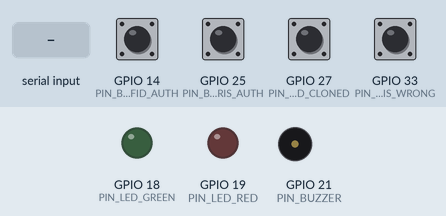
A sketch run on a simulated ESP32. Shown: output pins drawn as LEDs (lit = HIGH), buzzer (waves = sounding). Dashed ring = blinking. Inputs (shaded band) come from the test bench; at power-on: GPIO 14 (PIN_BTN_RFID_AUTH), GPIO 25 (PIN_BTN_IRIS_AUTH), GPIO 27 (PIN_BTN_RFID_CLONED), GPIO 33 (PIN_BTN_IRIS_WRONG) HIGH. What the sketch prints to the serial monitor is not drawn.

Above: at 1.3 s.
1.4 s: GPIO 27 (PIN_BTN_RFID_CLONED) pulled LOW for 0.15 s
At 3.03 s:
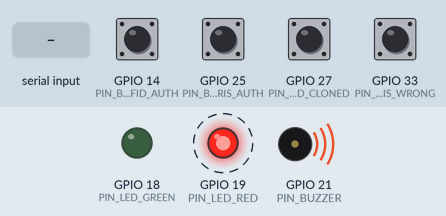
4.5 s: "test1\n" received over Serial
At 7.4 s:
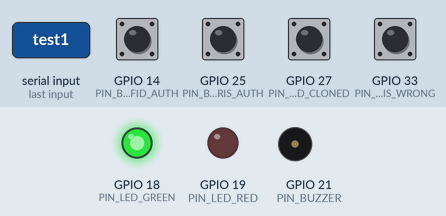
7.5 s: GPIO 25 (PIN_BTN_IRIS_AUTH) driven LOW
10.5 s: GPIO 14 (PIN_BTN_RFID_AUTH) pulled LOW for 0.15 s
At 13.25 s:
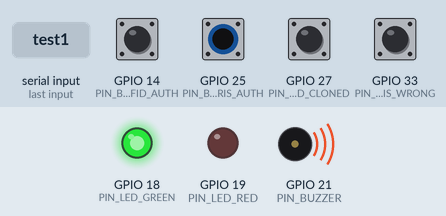
13.5 s: GPIO 33 (PIN_BTN_IRIS_WRONG) driven LOW
16.5 s: GPIO 33 (PIN_BTN_IRIS_WRONG) driven HIGH
At 17.3 s:
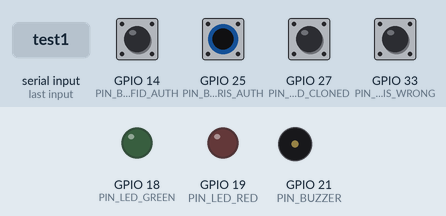
Timing chart, 0 to 19.5 s (numbered marks = the images above; inputs shaded):
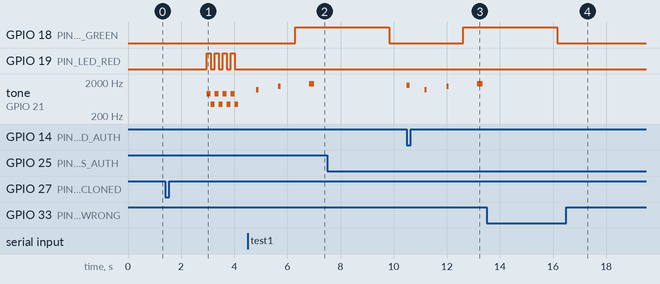

The sketch:

sketch_http.ino
```cpp
/*
 * SENTINEL-X ESP32 Virtual Physical Security Controller
 * Multi-Factor Authentication: RFID + Iris Biometrics + Door + Dual Alarm Sirens
 *
 * Supports Interactive Pushbuttons & Serial Commands:
 * - Type "test1": Authorized RFID + Authorized Iris -> DOOR UNLOCKED & OPEN
 * - Type "test2": Cloned RFID -> ACCESS DENIED, DOOR LOCKED, ALARM ON
 * - Type "test3": Valid RFID + Wrong Iris -> ACCESS DENIED (Possible stolen credential), DOOR LOCKED, ALARM ON
 */

#define PIN_PIR 13
#define PIN_BTN_RFID_AUTH 14
#define PIN_BTN_RFID_CLONED 27
#define PIN_BTN_IRIS_AUTH 25
#define PIN_BTN_IRIS_WRONG 33
#define PIN_LED_GREEN 18
#define PIN_LED_RED 19
#define PIN_BUZZER 21

bool rfidVerified = false;
bool alarmActive = false;
unsigned long lastHeartbeat = 0;
const unsigned long HEARTBEAT_INTERVAL = 20000;

void setup() {
  Serial.begin(115200);
  delay(100);

  pinMode(PIN_PIR, INPUT);
  pinMode(PIN_BTN_RFID_AUTH, INPUT_PULLUP);
  pinMode(PIN_BTN_RFID_CLONED, INPUT_PULLUP);
  pinMode(PIN_BTN_IRIS_AUTH, INPUT_PULLUP);
  pinMode(PIN_BTN_IRIS_WRONG, INPUT_PULLUP);

  pinMode(PIN_LED_GREEN, OUTPUT);
  pinMode(PIN_LED_RED, OUTPUT);
  pinMode(PIN_BUZZER, OUTPUT);

  digitalWrite(PIN_LED_GREEN, LOW);
  digitalWrite(PIN_LED_RED, LOW);
  digitalWrite(PIN_BUZZER, LOW);

  Serial.println("\n==================================================");
  Serial.println("   SENTINEL-X CYBER-PHYSICAL ACCESS CONTROLLER    ");
  Serial.println("   Perimeter Node: SERVER ROOM A | Firm: v3.1.0   ");
  Serial.println("==================================================");
  Serial.println("Ready. Type 'test1', 'test2', or 'test3' in Serial,");
  Serial.println("or press physical buttons on the virtual board.\n");

  printTelemetry("SENSOR_HEARTBEAT", "GATEWAY-A-01", "SENSOR-NET-A-01", "INFO", "{\"status\":\"ONLINE\",\"room\":\"ROOM-SERVER-A\"}");
}

void loop() {
  // 1. Check Serial Commands
  if (Serial.available() > 0) {
    String cmd = Serial.readStringUntil('\n');
    cmd.trim();
    cmd.toLowerCase();

    if (cmd == "test1" || cmd == "1") {
      runTest1();
    } else if (cmd == "test2" || cmd == "2") {
      runTest2();
    } else if (cmd == "test3" || cmd == "3") {
      runTest3();
    } else if (cmd == "reset") {
      resetSystem();
    }
  }

  // 2. Button 1: Authorized RFID Button (Active LOW)
  if (digitalRead(PIN_BTN_RFID_AUTH) == LOW) {
    rfidVerified = true;
    Serial.println("\n[RFID READER] Authorized Badge Scanned: Dr. V. Solanki");
    tone(PIN_BUZZER, 1600, 100);
    printTelemetry("RFID_VERIFIED", "RFID-GATE-01", "SENSOR-RFID-A-01", "INFO", "{\"badge_id\":\"AUTH_BADGE_004\",\"registered_user\":\"Dr. V. Solanki\",\"status\":\"VERIFIED\"}");
    delay(600);
  }

  // 3. Button 2: Cloned RFID Button (Active LOW)
  if (digitalRead(PIN_BTN_RFID_CLONED) == LOW) {
    runTest2();
    delay(600);
  }

  // 4. Button 3: Authorized Iris Button (Active LOW)
  if (digitalRead(PIN_BTN_IRIS_AUTH) == LOW) {
    if (rfidVerified) {
      runTest1();
    } else {
      Serial.println("\n[IRIS SCANNER] Iris presented but RFID not yet swiped. Presentation logged.");
      printTelemetry("IRIS_VERIFIED", "IRIS-SCANNER-01", "SENSOR-IRIS-A-01", "INFO", "{\"iris_match\":true,\"subject\":\"Dr. V. Solanki\",\"status\":\"VERIFIED\"}");
    }
    delay(600);
  }

  // 5. Button 4: Wrong Iris Button (Active LOW) -> Triggers Test 3
  if (digitalRead(PIN_BTN_IRIS_WRONG) == LOW) {
    runTest3();
    delay(600);
  }

  // 6. Periodic Heartbeat
  if (millis() - lastHeartbeat > HEARTBEAT_INTERVAL) {
    lastHeartbeat = millis();
    printTelemetry("SENSOR_HEARTBEAT", "GATEWAY-A-01", "SENSOR-NET-A-01", "INFO", "{\"uptime_ms\":millis()}");
  }

  delay(40);
}

// ==========================================
// TEST 1: Authorized RFID + Authorized Iris
// RFID VERIFIED IRIS VERIFIED ACCESS GRANTED DOOR UNLOCK DOOR OPEN
// ==========================================
void runTest1() {
  Serial.println("\n>>> INITIATING TEST 1: Authorized RFID + Authorized Iris <<<");
  digitalWrite(PIN_LED_RED, LOW);
  alarmActive = false;

  // Step 1: RFID Verified
  Serial.println("[STEP 1/4] RFID SCAN: Authorized Badge Presented (Dr. V. Solanki)");
  printTelemetry("RFID_VERIFIED", "RFID-GATE-01", "SENSOR-RFID-A-01", "INFO", "{\"badge_id\":\"AUTH_BADGE_004\",\"registered_user\":\"Dr. V. Solanki\",\"status\":\"VERIFIED\"}");
  tone(PIN_BUZZER, 1200, 80);
  delay(800);

  // Step 2: Iris Verified
  Serial.println("[STEP 2/4] IRIS SCAN: Biometric Match Confirmed (Dr. V. Solanki)");
  printTelemetry("IRIS_VERIFIED", "IRIS-SCANNER-01", "SENSOR-IRIS-A-01", "INFO", "{\"iris_match\":true,\"subject\":\"Dr. V. Solanki\",\"confidence\":0.99,\"status\":\"VERIFIED\"}");
  tone(PIN_BUZZER, 1500, 80);
  delay(600);

  // Step 3: Access Granted
  Serial.println("[STEP 3/4] ACCESS CONTROLLER: Multi-factor Verified -> ACCESS GRANTED");
  printTelemetry("ACCESS_GRANTED", "GATEWAY-A-01", "SENSOR-NET-A-01", "INFO", "{\"auth_method\":\"MULTI_FACTOR_RFID_IRIS\",\"subject\":\"Dr. V. Solanki\",\"status\":\"GRANTED\"}");
  digitalWrite(PIN_LED_GREEN, HIGH);
  delay(500);

  // Step 4: Door Unlock & Open
  Serial.println("[STEP 4/4] DOOR CONTROLLER: Solenoid Retracted -> DOOR UNLOCK DOOR OPEN");
  printTelemetry("DOOR_STATE", "DOOR-A-01", "SENSOR-DOOR-A-01", "INFO", "{\"state\":\"UNLOCKED_AND_OPEN\",\"door_angle\":85,\"alarm\":\"OFF\"}");
  tone(PIN_BUZZER, 1800, 200);

  Serial.println("\n==================================================");
  Serial.println("EXPECTED TEST 1 RESULT:");
  Serial.println("RFID VERIFIED IRIS VERIFIED ACCESS GRANTED DOOR UNLOCK DOOR OPEN");
  Serial.println("==================================================\n");

  rfidVerified = false;
  delay(3000);
  digitalWrite(PIN_LED_GREEN, LOW);
}

// ==========================================
// TEST 2: Cloned RFID
// CLONED RFID ACCESS DENIED DOOR LOCKED ALARM ON
// ==========================================
void runTest2() {
  Serial.println("\n>>> INITIATING TEST 2: Cloned RFID Attack Attempt <<<");
  digitalWrite(PIN_LED_GREEN, LOW);
  alarmActive = true;

  // Step 1: Cloned RFID
  Serial.println("[STEP 1/4] RFID SCAN: Cloned UID Presented (0xE20045A1) -> CLONED RFID");
  printTelemetry("CLONED_RFID", "RFID-GATE-01", "SENSOR-RFID-A-01", "HIGH", "{\"badge_id\":\"CLONED_UID_E20045A1\",\"cloned\":true,\"status\":\"CLONED_DETECTED\"}");
  delay(600);

  // Step 2: Access Denied
  Serial.println("[STEP 2/4] ACCESS CONTROLLER: Cloned Signature -> ACCESS DENIED");
  printTelemetry("ACCESS_DENIED_CLONED", "GATEWAY-A-01", "SENSOR-NET-A-01", "HIGH", "{\"reason\":\"CLONED RFID DETECTED\",\"access\":\"DENIED\",\"door\":\"LOCKED\"}");
  delay(400);

  // Step 3: Door Locked
  Serial.println("[STEP 3/4] DOOR CONTROLLER: High-Security Magnetic Seal -> DOOR LOCKED");
  printTelemetry("DOOR_STATE", "DOOR-A-01", "SENSOR-DOOR-A-01", "HIGH", "{\"state\":\"LOCKED\",\"door_angle\":0,\"locked\":true}");
  delay(400);

  // Step 4: Alarm On
  Serial.println("[STEP 4/4] ALARM SIREN: Dual Interior + Exterior Strobes -> ALARM ON");
  printTelemetry("ALARM_STATE", "ALARM-SIREN-01", "SENSOR-ALARM-A-01", "HIGH", "{\"siren\":\"ON\",\"strobe\":\"ACTIVE\",\"alarm_type\":\"CLONED_RFID\"}");

  Serial.println("\n==================================================");
  Serial.println("EXPECTED TEST 2 RESULT:");
  Serial.println("CLONED RFID ACCESS DENIED DOOR LOCKED ALARM ON");
  Serial.println("==================================================\n");

  soundAlarm(4);
}

// ==========================================
// TEST 3: Valid RFID + Wrong Iris
// RFID VERIFIED IRIS MISMATCH ACCESS DENIED DOOR LOCKED ALARM ON
// (Possible stolen credential)
// ==========================================
void runTest3() {
  Serial.println("\n>>> INITIATING TEST 3: Valid RFID + Wrong Iris (Possible Stolen Credential) <<<");
  digitalWrite(PIN_LED_GREEN, LOW);
  alarmActive = true;

  // Step 1: RFID Verified
  Serial.println("[STEP 1/5] RFID SCAN: Valid Badge Scanned -> RFID VERIFIED (Dr. V. Solanki)");
  printTelemetry("RFID_VERIFIED", "RFID-GATE-01", "SENSOR-RFID-A-01", "INFO", "{\"badge_id\":\"AUTH_BADGE_004\",\"registered_user\":\"Dr. V. Solanki\",\"status\":\"VERIFIED\"}");
  tone(PIN_BUZZER, 1200, 80);
  delay(800);

  // Step 2: Iris Mismatch
  Serial.println("[STEP 2/5] IRIS SCAN: Biometric Ocular Mismatch -> IRIS MISMATCH");
  printTelemetry("IRIS_MISMATCH", "IRIS-SCANNER-01", "SENSOR-IRIS-A-01", "CRITICAL", "{\"iris_match\":false,\"subject\":\"UNKNOWN_INTRUDER\",\"status\":\"MISMATCH\",\"deduction\":\"Possible stolen credential\"}");
  delay(600);

  // Step 3: Access Denied
  Serial.println("[STEP 3/5] ACCESS CONTROLLER: Possible Stolen Credential -> ACCESS DENIED");
  printTelemetry("ACCESS_DENIED_MISMATCH", "GATEWAY-A-01", "SENSOR-NET-A-01", "CRITICAL", "{\"reason\":\"Possible stolen credential\",\"access\":\"DENIED\",\"door\":\"LOCKED\"}");
  delay(400);

  // Step 4: Door Locked
  Serial.println("[STEP 4/5] DOOR CONTROLLER: Magnetic Interlock Engaged -> DOOR LOCKED");
  printTelemetry("DOOR_STATE", "DOOR-A-01", "SENSOR-DOOR-A-01", "CRITICAL", "{\"state\":\"LOCKED\",\"door_angle\":0,\"locked\":true}");
  delay(400);

  // Step 5: Alarm On
  Serial.println("[STEP 5/5] ALARM SIREN: Physical Security Strobes Triggered -> ALARM ON");
  printTelemetry("ALARM_STATE", "ALARM-SIREN-01", "SENSOR-ALARM-A-01", "CRITICAL", "{\"siren\":\"ON\",\"strobe\":\"ACTIVE\",\"alarm_type\":\"POSSIBLE_STOLEN_CREDENTIAL\"}");

  Serial.println("\n==================================================");
  Serial.println("EXPECTED TEST 3 RESULT:");
  Serial.println("RFID VERIFIED IRIS MISMATCH ACCESS DENIED DOOR LOCKED ALARM ON");
  Serial.println("==================================================\n");

  soundAlarm(5);
}

void soundAlarm(int pulses) {
  for (int i = 0; i < pulses; i++) {
    digitalWrite(PIN_LED_RED, HIGH);
    tone(PIN_BUZZER, 900);
    delay(150);
    digitalWrite(PIN_LED_RED, LOW);
    tone(PIN_BUZZER, 450);
    delay(150);
  }
  noTone(PIN_BUZZER);
  digitalWrite(PIN_LED_RED, LOW);
}

void resetSystem() {
  rfidVerified = false;
  alarmActive = false;
  digitalWrite(PIN_LED_GREEN, LOW);
  digitalWrite(PIN_LED_RED, LOW);
  noTone(PIN_BUZZER);
  Serial.println("\n[SYSTEM RESET] System returned to secure baseline. Alarms cleared.");
}

void printTelemetry(String eventType, String deviceId, String sensorId, String severity, String metadataJson) {
  Serial.println(">>> SENTINEL-X INGEST TELEMETRY >>>");
  Serial.print("  { \"event_type\": \""); Serial.print(eventType);
  Serial.print("\", \"source_device_id\": \""); Serial.print(deviceId);
  Serial.print("\", \"sensor_id\": \""); Serial.print(sensorId);
  Serial.print("\", \"room_id\": \"ROOM-SERVER-A\", \"severity\": \""); Serial.print(severity);
  Serial.print("\", \"metadata\": "); Serial.print(metadataJson);
  Serial.println(" }");
  Serial.println("------------------------------------");
}
```

Measured:
- after the input at 1.4 s, GPIO 19 (PIN_LED_RED): alternates HIGH for 0.15 s and LOW for 0.15 s, 8 changes in all, then stays LOW, starting after 1.6 s; tone on GPIO 21 (PIN_BUZZER): silent → 900 Hz after 1.6 s, then repeats every 0.30 s: 450 Hz 0.15 s, 900 Hz 0.15 s
- after the input at 4.5 s, GPIO 18 (PIN_LED_GREEN): LOW → HIGH after 1.8 s; tone on GPIO 21 (PIN_BUZZER): plays 1200 Hz for 0.08 s, 1500 Hz for 0.08 s, 1800 Hz for 0.20 s, starting after 0.33 s
- after the input at 10.5 s, GPIO 18 (PIN_LED_GREEN): LOW → HIGH after 2.1 s; tone on GPIO 21 (PIN_BUZZER): plays 1600 Hz for 0.10 s, 1200 Hz for 0.08 s, 1500 Hz for 0.08 s, 1800 Hz for 0.20 s, starting at once
- after the input at 16.5 s, GPIO 19 (PIN_LED_RED): stops changing and stays LOW; tone on GPIO 21 (PIN_BUZZER): stops changing and stays silent
